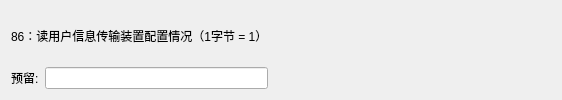
               <widget class="QWidget" name="page_33">
                <layout class="QGridLayout" name="gridLayout_36">
                 <item row="0" column="0" colspan="2">
                  <widget class="QLabel" name="label_119">
                   <property name="maximumSize">
                    <size>
                     <width>16777215</width>
                     <height>60</height>
                    </size>
                   </property>
                   <property name="text">
                    <string>86：读用户信息传输装置配置情况（1字节 = 1）</string>
                   </property>
                  </widget>
                 </item>
                 <item row="1" column="0">
                  <widget class="QLabel" name="label_118">
                   <property name="text">
                    <string>预留:</string>
                   </property>
                  </widget>
                 </item>
                 <item row="1" column="1">
                  <widget class="QLineEdit" name="Line_86_1"/>
                 </item>
                 <item row="1" column="2">
                  <spacer name="horizontalSpacer_27">
                   <property name="orientation">
                    <enum>Qt::Orientation::Horizontal</enum>
                   </property>
                   <property name="sizeHint" stdset="0">
                    <size>
                     <width>283</width>
                     <height>20</height>
                    </size>
                   </property>
                  </spacer>
                 </item>
                </layout>
               </widget>
